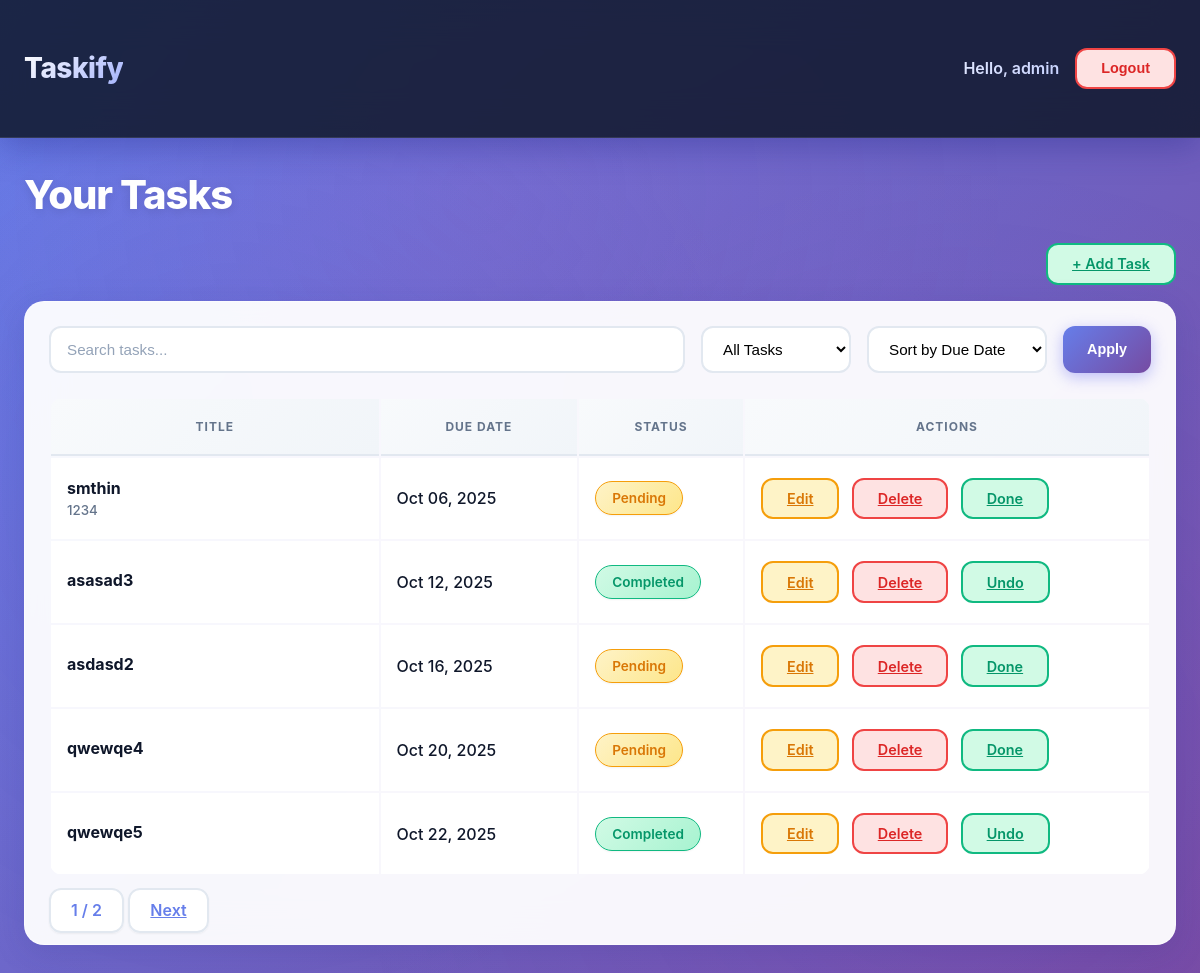
The app's page / (signed in), older data.
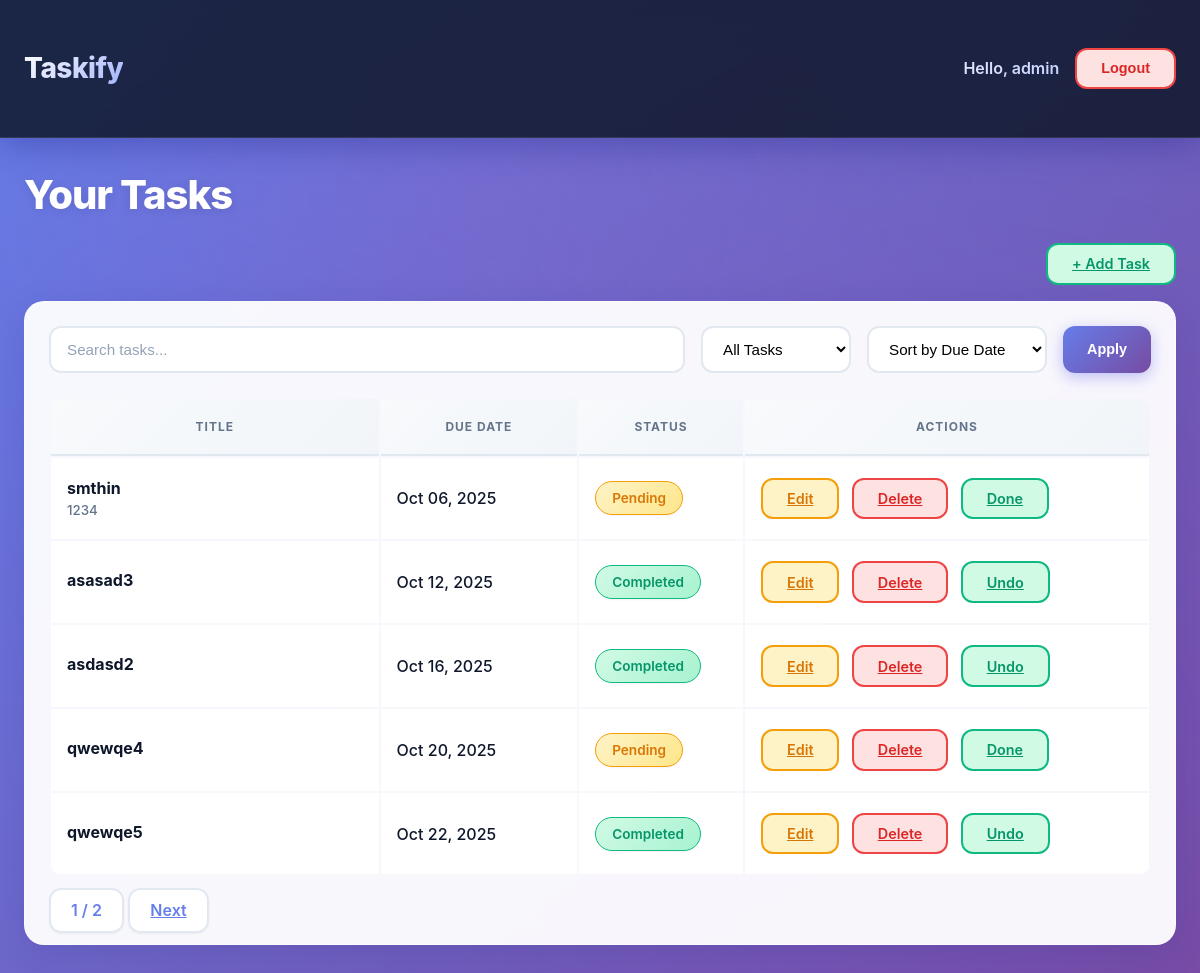
The same page, newer data.
### tasks/models.py (models this page shows, shortened)
class Task(models.Model):
    user = models.ForeignKey(User, on_delete=models.CASCADE)
    title = models.CharField(max_length=200)
    description = models.TextField(blank=True)
    due_date = models.DateField(null=True, blank=True)
    is_completed = models.BooleanField(default=False)
    created_at = models.DateTimeField(auto_now_add=True)
    updated_at = models.DateTimeField(auto_now=True)

### tasks/views.py (the view)
# urls.py: path('', views.task_list, name='task_list'),
@login_required
def task_list(request):
    filter_status = request.GET.get('filter', 'all')
    sort_option = request.GET.get('sort', 'due_date')
    search_query = request.GET.get('q', '')
    tasks = Task.objects.filter(user=request.user)
    if search_query:
        tasks = tasks.filter(
            Q(title__icontains=search_query) |
            Q(description__icontains=search_query)
        )
    if filter_status == 'completed':
        tasks = tasks.filter(is_completed=True)
    elif filter_status == 'pending':
        tasks = tasks.filter(is_completed=False)
    if sort_option == 'title':
        tasks = tasks.order_by('title')
    else:
        tasks = tasks.order_by('due_date')
    paginator = Paginator(tasks, 5)
    page_number = request.GET.get('page')
    page_obj = paginator.get_page(page_number)
    context = {
        'page_obj': page_obj,
        'filter_status': filter_status,
        'sort_option': sort_option,
        'search_query': search_query,
    }
    return render(request, 'tasks/task_list.html', context)

### tasks/templates/tasks/task_list.html (shortened to what this page needs)
{% extends 'tasks/base.html' %}
{% block content %}
<h2>Your Tasks</h2>
<div style="text-align:right; margin-bottom:1rem;">
  <a href="{% url 'add_task' %}" class="btn btn-outline-success">+ Add Task</a>
</div>
<div class="card">
  <div class="card-body">
    <form method="get" style="display:flex; gap:1rem; flex-wrap:wrap; margin-bottom:1.5rem;">
      <input type="text" name="q" placeholder="Search tasks..." value="{{ request.GET.q }}" class="form-control" style="flex:1; min-width:200px;">
      <select name="filter" class="form-select" style="min-width:150px;">
        <option value="">All Tasks</option>
      </select>
      <select name="sort" class="form-select" style="min-width:180px;">
        <option value="due_date" {% if request.GET.sort == 'due_date' %}selected{% endif %}>Sort by Due Date</option>
      </select>
      <button type="submit" class="btn btn-primary">Apply</button>
    </form>
    {% if page_obj %}
    <div class="table-responsive">
      <table class="table">
        <thead>
          <tr>
            <th>Title</th>
            <th>Due Date</th>
            <th>Status</th>
            <th>Actions</th>
          </tr>
        </thead>
        <tbody>
          {% for task in page_obj %}
          <tr>
            <td data-label="Title">
              <strong>{{ task.title }}</strong>
              <small>{{ task.description }}</small>
            </td>
            <td data-label="Due Date">{{ task.due_date|date:"M d, Y" }}</td>
            <td data-label="Status">
              {% if task.is_completed %}
                <span class="badge bg-success">Completed</span>
              {% else %}
                <span class="badge bg-warning">Pending</span>
              {% endif %}
            </td>
            <td data-label="Actions">
              <div class="btn-group">
                <a href="{% url 'edit_task' task.id %}" class="btn btn-outline-warning btn-sm">Edit</a>
                <a href="{% url 'delete_task' task.id %}" class="btn btn-outline-danger btn-sm">Delete</a>
                <a href="{% url 'toggle_task_completion' task.id %}" class="btn btn-outline-success btn-sm">
                  {% if task.is_completed %}Undo{% else %}Done{% endif %}
                </a>
              </div>
            </td>
          </tr>
          {% endfor %}
        </tbody>
      </table>
    </div>
    {% endif %}
    {% if page_obj.has_other_pages %}
    <div class="pagination" style="margin-top:1.5rem;">
      <span class="page-link">{{ page_obj.number }} / {{ page_obj.paginator.num_pages }}</span>
      {% if page_obj.has_next %}
        <a class="page-link" href="?page={{ page_obj.next_page_number }}">Next</a>
      {% endif %}
    </div>
    {% endif %}
  </div>
</div>
{% endblock %}

### tasks/templates/tasks/base.html (shortened to what this page needs)
{% load static %}
<!doctype html>
<html lang="en">
<head>
  <link rel="stylesheet" href="{% static 'tasks/styles.css' %}">
</head>
<body>
<nav class="navbar">
  <div class="container" style="display:flex; justify-content:space-between; align-items:center;">
    <a href="{% url 'task_list' %}" class="navbar-brand">Taskify</a>
    <div style="display:flex; align-items:center; gap:1rem;">
		{% if user.is_authenticated %}
  <span class="text-white">Hello, {{ user.username }}</span>
  <form method="post" action="{% url 'logout' %}" style="display:inline;">
    <button type="submit" class="btn btn-outline-danger">Logout</button>
  </form>
{% else %}
  <a href="{% url 'login' %}" class="btn btn-outline-light">Login</a>
  <a href="{% url 'signup' %}" class="btn btn-outline-primary">Sign Up</a>
{% endif %}
    </div>
  </div>
</nav>
  <div class="container">
    {% block content %}{% endblock %}
  </div>
</body>
</html>

Row changes from the older to the newer data that the page shows:
changed Task "asdasd2": is_completed "Pending Done" → "Completed Undo"
